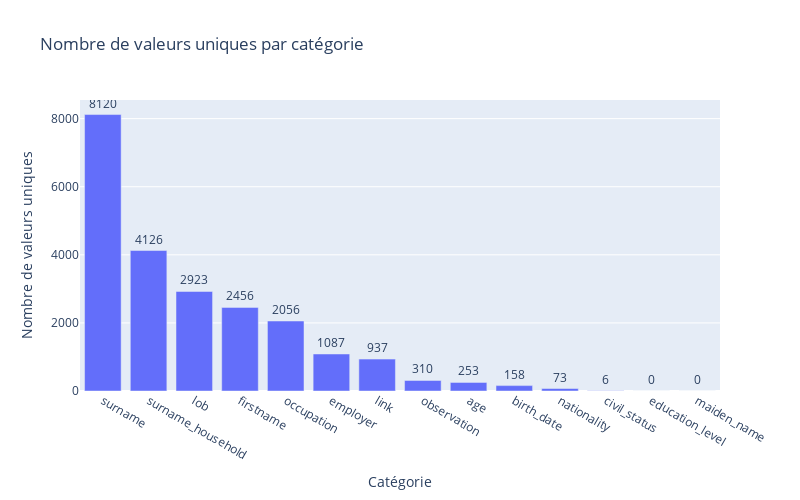

Source (notebook cell):
### Code cell
# Unique values
unique_values_count = df.nunique()
unique_values_count = unique_values_count.reset_index()
unique_values_count.columns = ['Column', 'UniqueValuesCount']

# Sort the DataFrame by the UniqueValuesCount column
unique_values_count_sorted = unique_values_count.sort_values(by='UniqueValuesCount', ascending=False)

# Plot with the sorted data
fig = px.bar(unique_values_count_sorted, x='Column', y='UniqueValuesCount', text='UniqueValuesCount',
             title="Nombre de valeurs uniques par catégorie", 
             width=800, height=500)
fig.update_traces(texttemplate='%{text}', textposition='outside')
fig.update_layout(yaxis=dict(title='Nombre de valeurs uniques'),
                  xaxis=dict(title='Catégorie'))
fig.show()

### Figure 1 — Plotly figure (JSON) as saved in the notebook; plotly's stock layout.template omitted (floating-point values rounded to 4 significant figures)
{"data": [{"alignmentgroup": "True", "hovertemplate": "Column=%{x}<br>UniqueValuesCount=%{text}<extra></extra>", "legendgroup": "", "marker": {"color": "#636efa", "pattern": {"shape": ""}}, "name": "", "offsetgroup": "", "orientation": "v", "showlegend": false, "text": [8120, 4126, 2923, 2456, 2056, 1087, 937, 310, 253, 158, 73, 6, 0, 0], "textposition": "outside", "texttemplate": "%{text}", "type": "bar", "x": ["surname", "surname_household", "lob", "firstname", "occupation", "employer", "link", "observation", "age", "birth_date", "nationality", "civil_status", "education_level", "maiden_name"], "xaxis": "x", "y": [8120, 4126, 2923, 2456, 2056, 1087, 937, 310, 253, 158, 73, 6, 0, 0], "yaxis": "y"}], "layout": {"barmode": "relative", "height": 500, "legend": {"tracegroupgap": 0}, "title": {"text": "Nombre de valeurs uniques par catégorie"}, "width": 800, "xaxis": {"anchor": "y", "domain": [0, 1], "title": {"text": "Catégorie"}}, "yaxis": {"anchor": "x", "domain": [0, 1], "title": {"text": "Nombre de valeurs uniques"}}}}
